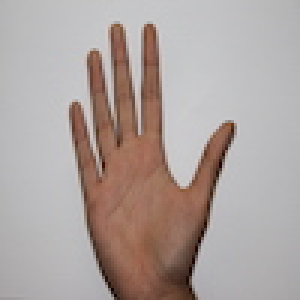
#> input picture dataset/paper/IMG_1163.JPG, 100 x 100 px (shown 3 times larger)
$ python -i new_find_red.py   (imports and definitions only)
#> lines starting #> are read from the running program, lines starting #| are printed output that depends on the picture
#> further down, picture is the input picture: shape (100, 100, 3); mean B, G, R 158.6, 162.1, 173.5
import cv2
import numpy as np


def find_rect_of_target_color(image):
    hsv = cv2.cvtColor(image, cv2.COLOR_BGR2HSV_FULL)
#> hsv: shape (100, 100, 3); mean H, S, V 109, 32.1, 174.6
    h = hsv[:, :, 0]
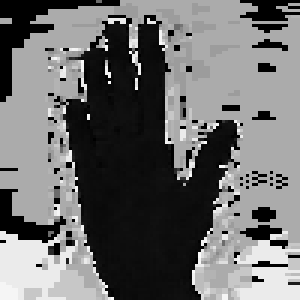
#> h: shape (100, 100) (shown 3 times larger); min 0, max 253, mean 109
    s = hsv[:, :, 1]
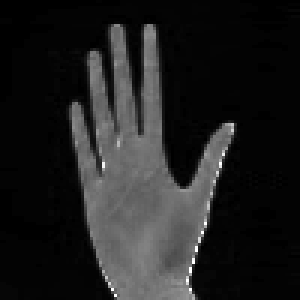
#> s: shape (100, 100) (shown 3 times larger); min 0, max 255, mean 32.1
    mask = np.zeros(h.shape, dtype=np.uint8)
    mask[((h < 20) | (h > 200)) & (s > 128)] = 255
    contours, _ = cv2.findContours(
        mask, cv2.RETR_TREE, cv2.CHAIN_APPROX_SIMPLE)
    rects = []
    for contour in contours:
        approx = cv2.convexHull(contour)
        rect = cv2.boundingRect(approx)
        rects.append(np.array(rect))
    return rects


# [11 lines not run here, left out]

>>> import cv2
>>> picture = cv2.imread('dataset/paper/IMG_1163.JPG')
>>> result = find_rect_of_target_color(picture)
#> result = 40 items, first 6: [54, 98, 1, 1], [38, 98, 2, 2], [40, 96, 1, 1], [55, 93, 1, 1], [35, 92, 4, 5], [36, 93, 3, 3]

$ run again, on dataset/paper/IMG_1214.JPG
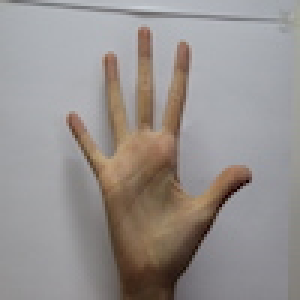
#> input picture dataset/paper/IMG_1214.JPG, 100 x 100 px (shown 3 times larger)
#> picture is the input picture: shape (100, 100, 3); mean B, G, R 142.9, 145.1, 150.6
#> hsv: shape (100, 100, 3); mean H, S, V 120.1, 29.5, 154.1
#> in find_rect_of_target_color, `h = hsv[:, :, 0]`:
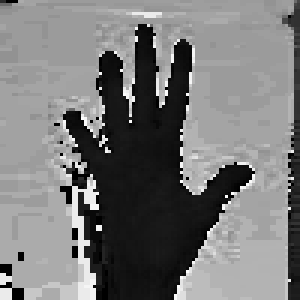
#> h: shape (100, 100) (shown 3 times larger); min 0, max 253, mean 120.1
#> in find_rect_of_target_color, `s = hsv[:, :, 1]`:
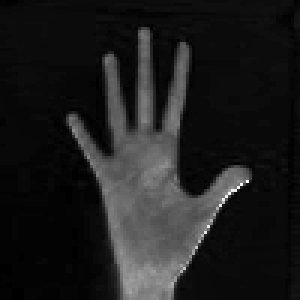
#> s: shape (100, 100) (shown 3 times larger); min 0, max 255, mean 29.5
#> result = [[47, 98, 3, 2], [62, 87, 1, 1], [63, 82, 3, 4], [39, 82, 21, 18], [42, 87, 3, 3], [66, 75, 4, 6], [69, 73, 2, 1], [71, 71, 1, 1], [35, 63, 1, 1], [82, 60, 1, 1], [72, 60, 9, 10], [49, 60, 1, 1], [53, 54, 3, 3], [24, 43, 1, 1]]

$ run again, on dataset/paper/IMG_1296.JPG
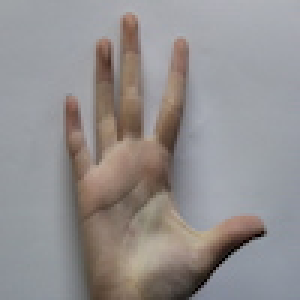
#> input picture dataset/paper/IMG_1296.JPG, 100 x 100 px (shown 3 times larger)
#> picture is the input picture: shape (100, 100, 3); mean B, G, R 143.1, 143.2, 146.9
#> hsv: shape (100, 100, 3); mean H, S, V 112.4, 29.7, 153
#> in find_rect_of_target_color, `h = hsv[:, :, 0]`:
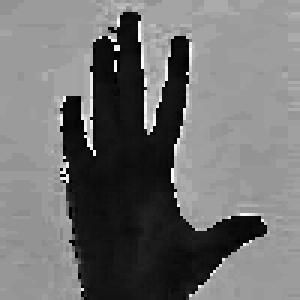
#> h: shape (100, 100) (shown 3 times larger); min 0, max 252, mean 112.4
#> in find_rect_of_target_color, `s = hsv[:, :, 1]`:
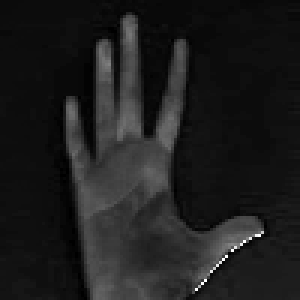
#> s: shape (100, 100) (shown 3 times larger); min 0, max 255, mean 29.7
#> result = [[65, 93, 4, 4], [70, 86, 5, 5], [77, 81, 2, 3], [80, 79, 4, 3], [85, 77, 3, 2]]

$ run again, on dataset/paper/IMG_4084.JPG
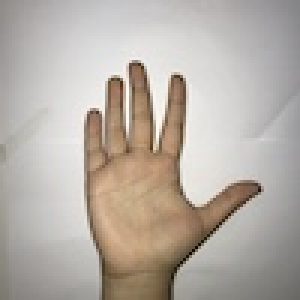
#> input picture dataset/paper/IMG_4084.JPG, 100 x 100 px (shown 3 times larger)
#> picture is the input picture: shape (100, 100, 3); mean B, G, R 165.5, 173.8, 181.8
#> hsv: shape (100, 100, 3); mean H, S, V 51, 26.6, 181.9
#> in find_rect_of_target_color, `h = hsv[:, :, 0]`:
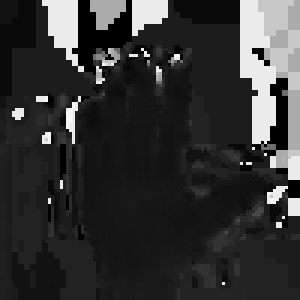
#> h: shape (100, 100) (shown 3 times larger); min 0, max 245, mean 51
#> in find_rect_of_target_color, `s = hsv[:, :, 1]`:
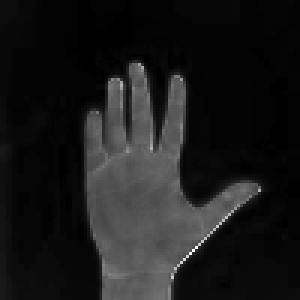
#> s: shape (100, 100) (shown 3 times larger); min 0, max 255, mean 26.6
#> result = [[64, 82, 2, 2], [86, 63, 1, 1], [42, 50, 1, 1], [40, 27, 1, 3], [60, 26, 1, 1]]
